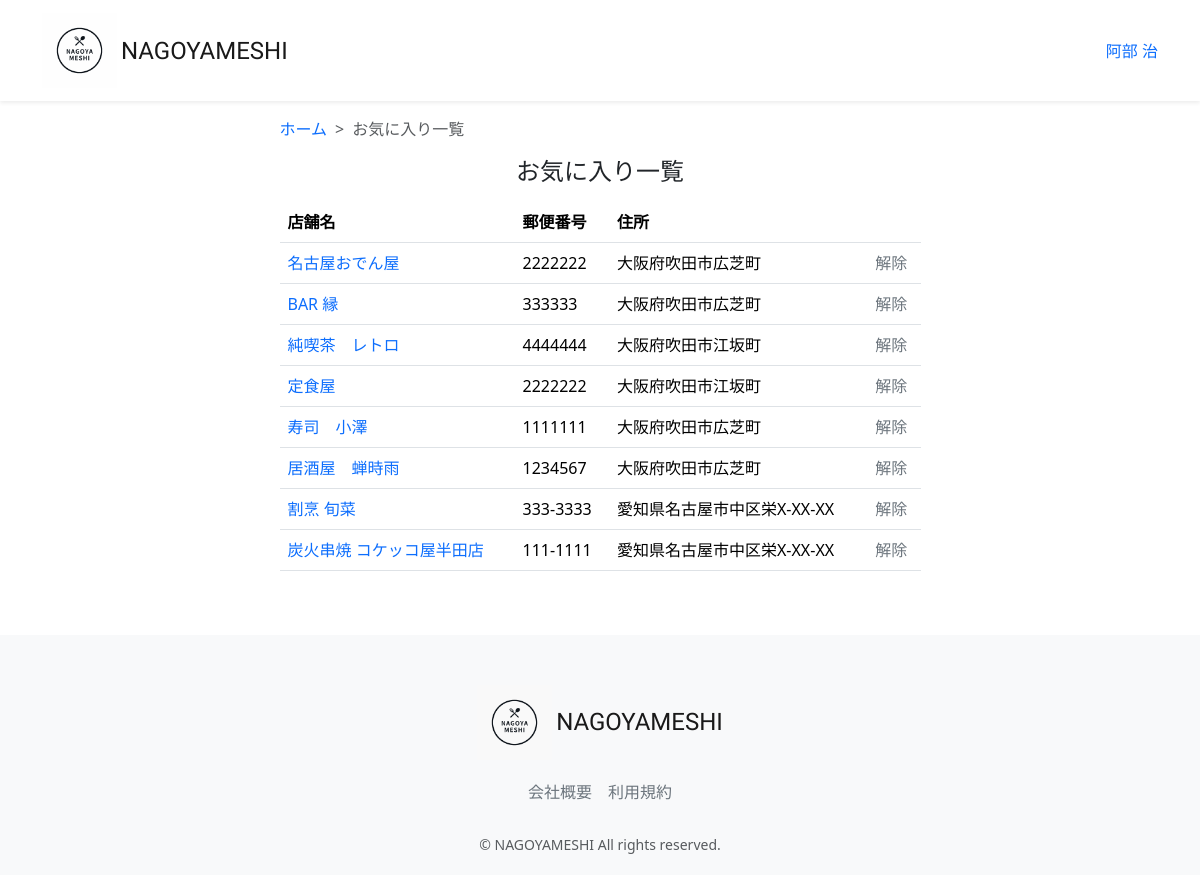
The page /favorite-list/ (signed in) on the database its author committed.
### accounts/models.py (models this page shows, shortened)
class CustomUser(AbstractUser):
    user_name = models.CharField(max_length=128, null=True, blank=True,verbose_name='ユーザー名')
    hurigana = models.CharField(max_length=128, null=True, blank=True,verbose_name='フリガナ')
    zip_code = models.CharField(max_length=16, null=True, blank=True,verbose_name='郵便番号')
    address = models.CharField(max_length=255, null=True, blank=True,verbose_name='住所')
    phone_number = models.CharField(max_length=20, null=True, blank=True,verbose_name='電話番号')
    birthday = models.CharField(max_length=20, null=True, blank=True,verbose_name='誕生日')
    job = models.CharField(max_length=255, null=True, blank=True,verbose_name='職業')
    is_subscribed = models.BooleanField(default=False, verbose_name='有料会員')
    card_name = models.CharField(max_length=128, null=True, blank=True,verbose_name='カード名義')
    card_number = models.CharField(max_length=128, null=True, blank=True,verbose_name='カード番号')
    class Meta:
        verbose_name_plural = 'CustomUser'

### restaurant/models.py (models this page shows, shortened)
class Favorite(models.Model):
    user = models.ForeignKey(CustomUser, verbose_name='ユーザー',on_delete=models.PROTECT, null=True, blank=True)
    restaurant = models.ForeignKey(Restaurant, verbose_name='レストラン',on_delete=models.PROTECT)
    created_at = models.DateTimeField(verbose_name='お気に入り登録日時',auto_now_add=True)
    updated_at = models.DateTimeField(verbose_name='お気に入り更新日時',auto_now=True)
    class Meta:
        verbose_name= 'お気に入り'
        verbose_name_plural = 'お気に入り'

class Restaurant(models.Model):
    name = models.CharField(verbose_name='店舗名', max_length=64)
    description = models.CharField(verbose_name='説明', max_length=128)
    price_min = models.IntegerField(verbose_name="最低金額", default=1000)
    price_max = models.IntegerField(verbose_name="最高金額", default=5000)
    zip_code = models.CharField(verbose_name='郵便番号', max_length=32)
    address = models.CharField(verbose_name='住所', max_length=128)
    business_time = models.CharField(verbose_name='営業時間', max_length=64)
    close_day_of_week = models.CharField(verbose_name='定休日', max_length=32)
    seats_number = models.CharField(verbose_name='座席数', max_length=32)
    category = models.ForeignKey(Category, verbose_name='カテゴリー', on_delete=models.PROTECT)
    rate = models.FloatField(verbose_name='レート', default=0.0)
    review_num = models.IntegerField(verbose_name='レビュー数', default=0)
    reservation_num = models.IntegerField(verbose_name='予約数', default=0)
    photo = models.ImageField(verbose_name='写真', blank=True, null=True)
    created_at = models.DateTimeField(verbose_name='作成日時', auto_now_add=True)
    updated_at = models.DateTimeField(verbose_name='更新日時', auto_now=True)
    class Meta:
        verbose_name = 'レストラン'
        verbose_name_plural = 'レストラン'

### restaurant/views.py (the view)
# urls.py: path("favorite-list/", views.FavoriteListView.as_view(), name="favorite_list"),
class FavoriteListView(generic.ListView):
    model = models.Favorite
    template_name = 'favorite/favorite_list.html'
    def get_queryset(self):
        user_id = self.request.user.id
        queryset = models.Favorite.objects.filter(user_id=user_id).order_by('-created_at')
        return queryset

### restaurant/templates/favorite/favorite_list.html (shortened to what this page needs)
{% extends "layout/base.html" %}
{% load static %}
{% block content %}
<main>
    <div class="container nagoyameshi-container pb-5">
      <div class="row justify-content-center">
        <div class="col-xxl-6 col-xl-7 col-lg-8 col-md-10">
          <nav class="my-3" style="--bs-breadcrumb-divider: '>';" aria-label="breadcrumb">
            <ol class="breadcrumb mb-0">
              <li class="breadcrumb-item"><a href="{% url 'top_page' %}">ホーム</a></li>
              <li class="breadcrumb-item active" aria-current="page">お気に入り一覧</li>
            </ol>
          </nav>
          <h1 class="mb-3 text-center">お気に入り一覧</h1>
            <table class="table">
              <thead>
                <tr>
                  <th scope="col">店舗名</th>
                  <th scope="col">郵便番号</th>
                  <th scope="col">住所</th>
                  <th scope="col"></th>
                </tr>
              </thead>
                <tbody>
                  {% for favorite in object_list %}
                    <tr>
                      <td>
                        <a href="{% url 'restaurant_detail' favorite.restaurant.id %}">
                         {{ favorite.restaurant.name }}
                        </a>
                      </td>
                        <td>{{ favorite.restaurant.zip_code }}</td>
                          <td> {{ favorite.restaurant.address }}</td>
                            <td>
                              <a href="#" class="link-secondary" data-bs-toggle="modal"
                                                                 data-bs-target="#removeFavoriteModal"
                                                                 data-favorite-id="{{ favorite.id }}"
                                                                 data-restaurant-name=" {{ favorite.restaurant.name }}">解除</a>
                            </td>
                    </tr>
                </tbody>
                  {% endfor %}
            </table>
          </div>
        </div>
    </div>
</main>
  {% endblock %}

### restaurant/templates/layout/base.html (shortened to what this page needs)
{% load static %}
<!DOCTYPE html>
<html lang="ja">
  <head>
      <link href="https://cdn.jsdelivr.net/npm/bootstrap@5.3.3/dist/css/bootstrap.min.css" rel="stylesheet">
      <link href="{% static 'css/nagoyameshi.css' %}" rel="stylesheet">
  </head>
  <body>
    <div id="app" class="wrapper">
      <nav class="navbar navbar-expand-md navbar-light bg-white shadow-sm">
        <div class="container nagoyameshi-container">
          <a class="navbar-brand app-name" href="{% url 'top_page' %}">
            <div class="d-flex align-items-center">
            <img class="nagoyameshi-logo me-1" src="{% static 'images/logo/logo.png' %}" alt="nagoyameshi">NAGOYAMESHI</div>
          </a>
          <div class="collapse navbar-collapse" id="navbarSupportedContent">
            <ul class="navbar-nav ms-auto">
              {% if user.is_subscribed %}
                <li class="nav-item dropdown">
                  <a id="navbarDropdown" class="nav-linkdropdown-toggle" href="#" role="button" data-bs-toggle="dropdown" aria-haspopup="true" aria-expanded="false" v-pre>{{ user.user_name }}</a>
                  <div class="dropdown-menu dropdown-menu-end" aria-labelledby="navbarDropdown">
                    <a class="dropdown-item" href="{% url 'user_detail' user.id %}">会員情報</a>
                    <a class="dropdown-item" href="{% url 'reservation_list' %}">予約一覧</a>
                    <a class="dropdown-item" href="{% url 'favorite_list' %}">お気に入り一覧</a>
                    <a class="dropdown-item" href="{% url 'subscribe_payment' %}">お支払い方法</a>
                    <a class="dropdown-item" href="{% url 'subscribe_cancel' %}">有料プラン解約</a>
                      {% if user.is_staff %}
                        <a class ="dropdown-item"  href="{% url 'user_list' %}">サイト管理</a>
                      {% endif %}
                    <div class="dropdown-divider"></div>
                    <a class="dropdown-item" href="{% url 'account_logout' %}">ログアウト</a>
                  </div>
                </li>
              {% else %}
                {% if user.is_authenticated %}
                  <li class="nav-item dropdown">
                    <a id="navbarDropdown" class="nav-linkdropdown-toggle" href="#" role="button" data-bs-toggle="dropdown" aria-haspopup="true" aria-expanded="false" v-pre>{{ user.user_name }}</a>
                 </li>
                {% endif %}
              {% endif %}
            </ul>
          </div>
        </div>
      </nav>
    {% block content %}
    {% endblock %}
      <footer class="bg-light">
        <div class="d-flex justify-content-center footer-logo">
            <a class="navbar-brand app-name" href="{% url 'top_page' %}">
              <div class="d-flex align-items-center"><img class="nagoyameshi-logo me-1" src="{% static 'images/logo/footer_logo.png' %}" alt="nagoyameshi">NAGOYAMESHI</div>
            </a>
        </div>
        <div class="d-flex justify-content-center footer-link">
          <a href="{% url 'company_page' %}" class="link-secondary me-3">会社概要</a>
          <a href="{% url 'terms_page' %}" class="link-secondary">利用規約</a>
        </div>
        <p class="text-center text-muted small mb-0">&copy; NAGOYAMESHI All rights reserved.</p>
      </footer>
      </div>
  </body>
</html>

### static/css/nagoyameshi.css (style rules this page uses)
.wrapper { min-height: 100vh; position: relative; padding-bottom: 240px; box-sizing: border-box; }
.nagoyameshi-logo { height: 75px; }
.bg-light { background-color: rgb(0 0 0 / 60%); }
.app-name { font-family: 'Carter One', cursive; font-size: 24px; color: #191919; }
footer { width: 100%; height: 240px; position: absolute; bottom: 0; padding: 50px 15px; }
.footer-logo { margin-bottom: 20px; }
.footer-link { margin-bottom: 30px; }
h1 { font-size: 1.5rem; }
a { text-decoration: none !important; }

### rows shown on the page
CustomUser: user_name "阿部 治"
Favorite: restaurant.name "名古屋おでん屋", restaurant.zip_code "2222222", restaurant.address "大阪府吹田市広芝町"
Favorite: restaurant.name "BAR 縁", restaurant.zip_code "333333", restaurant.address "大阪府吹田市広芝町"
Favorite: restaurant.name "純喫茶 レトロ", restaurant.zip_code "4444444", restaurant.address "大阪府吹田市江坂町"
Favorite: restaurant.name "定食屋", restaurant.zip_code "2222222", restaurant.address "大阪府吹田市江坂町"
Favorite: restaurant.name "寿司 小澤", restaurant.zip_code "1111111", restaurant.address "大阪府吹田市広芝町"
Favorite: restaurant.name "居酒屋 蝉時雨", restaurant.zip_code "1234567", restaurant.address "大阪府吹田市広芝町"
Favorite: restaurant.name "割烹 旬菜", restaurant.zip_code "333-3333", restaurant.address "愛知県名古屋市中区栄X-XX-XX"
Favorite: restaurant.name "炭火串焼 コケッコ屋半田店", restaurant.zip_code "111-1111", restaurant.address "愛知県名古屋市中区栄X-XX-XX"
